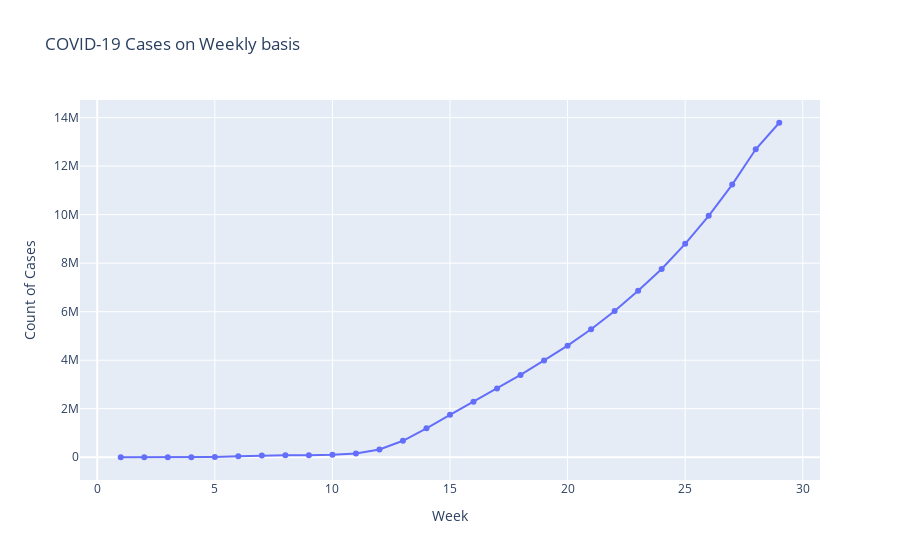

Notebook code cell kept with this figure:
### Markdown cell above
### Weekly Cases

### Code cell
cntryLst = ['World']
def WeeklyCases():
    # Create traces
    fig = go.Figure()
    for x in cntryLst:
        data = df[(df['location'] == x)].groupby('week')['total_cases'].max().reset_index()
        fig.add_trace(go.Scatter(x=data['week'], y=data['total_cases'], mode='lines+markers'))
    # Edit the layout
    fig.update_layout(title=f"COVID-19 Cases on Weekly basis", xaxis_title='Week', yaxis_title='Count of Cases')
    fig.show()
WeeklyCases()

### Figure 1 — Plotly figure (JSON) as saved in the notebook; plotly's stock layout.template omitted (floating-point values rounded to 4 significant figures)
{"data": [{"mode": "lines+markers", "type": "scatter", "x": [1, 2, 3, 4, 5, 6, 7, 8, 9, 10, 11, 12, 13, 14, 15, 16, 17, 18, 19, 20, 21, 22, 23, 24, 25, 26, 27, 28, 29], "y": [59, 59, 219, 2023, 14554, 37552, 69265, 78812, 87042, 106666, 159670, 319079, 678650, 1192459, 1750603, 2287981, 2837407, 3392081, 3991192, 4599556, 5277595, 6028738, 6863420, 7760647, 8797653, 9953229, 11240762, 12694509, 13788300]}], "layout": {"title": {"text": "COVID-19 Cases on Weekly basis"}, "xaxis": {"title": {"text": "Week"}}, "yaxis": {"title": {"text": "Count of Cases"}}}}
